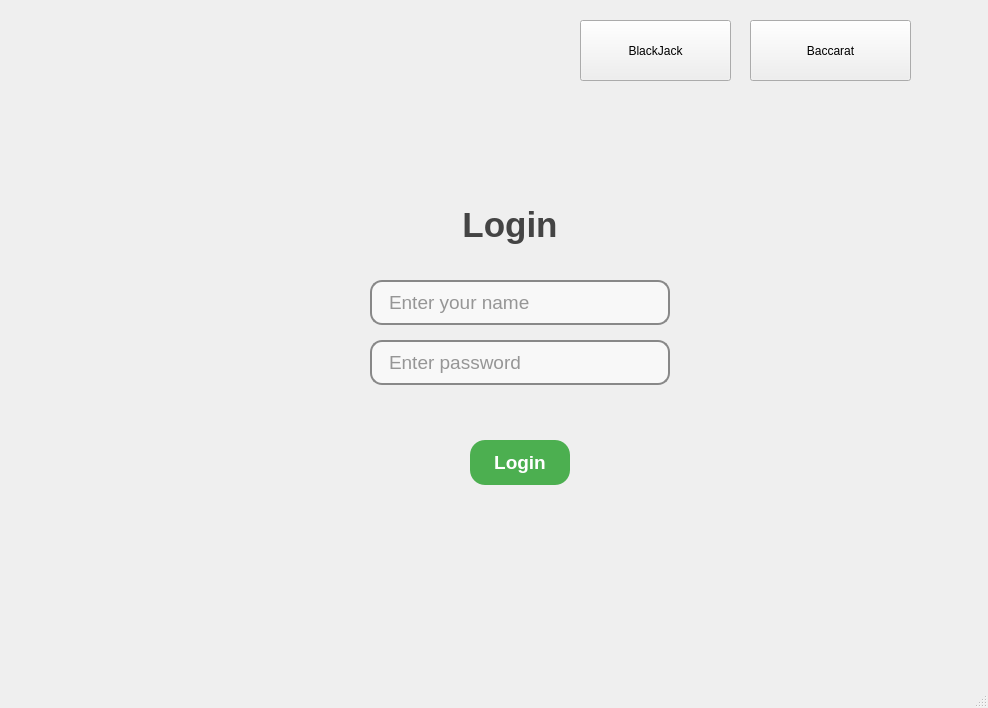
<?xml version="1.0" encoding="UTF-8"?>
<ui version="4.0">
 <class>MainWindow</class>
 <widget class="QMainWindow" name="MainWindow">
  <property name="geometry">
   <rect>
    <x>0</x>
    <y>0</y>
    <width>988</width>
    <height>708</height>
   </rect>
  </property>
  <property name="windowTitle">
   <string>Login</string>
  </property>
  <widget class="QWidget" name="centralwidget">
   <widget class="QLabel" name="label_background">
    <property name="geometry">
     <rect>
      <x>-40</x>
      <y>-310</y>
      <width>1171</width>
      <height>1081</height>
     </rect>
    </property>
    <property name="styleSheet">
     <string notr="true">background-image: url(:/1/de22afac-10dc-4fd0-9389-ab3bf04120f3.png);</string>
    </property>
    <property name="text">
     <string/>
    </property>
    <property name="scaledContents">
     <bool>true</bool>
    </property>
   </widget>
   <widget class="QLabel" name="label_title">
    <property name="geometry">
     <rect>
      <x>430</x>
      <y>200</y>
      <width>160</width>
      <height>50</height>
     </rect>
    </property>
    <property name="font">
     <font>
      <family>Segoe UI</family>
      <pointsize>26</pointsize>
      <weight>75</weight>
      <bold>true</bold>
     </font>
    </property>
    <property name="styleSheet">
     <string>color: #444444;</string>
    </property>
    <property name="text">
     <string>Login</string>
    </property>
    <property name="alignment">
     <set>Qt::AlignCenter</set>
    </property>
   </widget>
   <widget class="QLineEdit" name="lineEdit_name">
    <property name="geometry">
     <rect>
      <x>370</x>
      <y>280</y>
      <width>300</width>
      <height>45</height>
     </rect>
    </property>
    <property name="font">
     <font>
      <family>Segoe UI</family>
      <pointsize>14</pointsize>
     </font>
    </property>
    <property name="styleSheet">
     <string>
      border: 2px solid #888888;
      border-radius: 12px;
      padding-left: 15px;
      background-color: #f8f8f8;
      color: #333333;
     </string>
    </property>
    <property name="placeholderText">
     <string>Enter your name</string>
    </property>
   </widget>
   <widget class="QLineEdit" name="lineEdit_password">
    <property name="geometry">
     <rect>
      <x>370</x>
      <y>340</y>
      <width>300</width>
      <height>45</height>
     </rect>
    </property>
    <property name="font">
     <font>
      <family>Segoe UI</family>
      <pointsize>14</pointsize>
     </font>
    </property>
    <property name="styleSheet">
     <string>
      border: 2px solid #888888;
      border-radius: 12px;
      padding-left: 15px;
      background-color: #f8f8f8;
      color: #333333;
     </string>
    </property>
    <property name="echoMode">
     <enum>QLineEdit::Password</enum>
    </property>
    <property name="placeholderText">
     <string>Enter password</string>
    </property>
   </widget>
   <widget class="QPushButton" name="pushButton_login">
    <property name="geometry">
     <rect>
      <x>470</x>
      <y>440</y>
      <width>100</width>
      <height>45</height>
     </rect>
    </property>
    <property name="font">
     <font>
      <family>Segoe UI</family>
      <pointsize>14</pointsize>
      <weight>75</weight>
      <bold>true</bold>
     </font>
    </property>
    <property name="styleSheet">
     <string>
      QPushButton {
          background-color: #4CAF50;
          color: white;
          border-radius: 15px;
          border: none;
          transition: background-color 0.3s ease;
      }
      QPushButton:hover {
          background-color: #45a049;
      }
      QPushButton:pressed {
          background-color: #3e8e41;
      }
     </string>
    </property>
    <property name="text">
     <string>Login</string>
    </property>
   </widget>
   <widget class="QPushButton" name="pushButton">
    <property name="geometry">
     <rect>
      <x>580</x>
      <y>20</y>
      <width>151</width>
      <height>61</height>
     </rect>
    </property>
    <property name="styleSheet">
     <string notr="true">border-color: qlineargradient(spread:pad, x1:0, y1:0, x2:1, y2:0, stop:0 rgba(0, 0, 0, 255), stop:1 rgba(255, 255, 255, 255));
alternate-background-color: qlineargradient(spread:pad, x1:0, y1:0, x2:1, y2:0, stop:0 rgba(0, 0, 0, 255), stop:1 rgba(255, 255, 255, 255));
</string>
    </property>
    <property name="text">
     <string>BlackJack</string>
    </property>
   </widget>
   <widget class="QPushButton" name="pushButton_2">
    <property name="geometry">
     <rect>
      <x>750</x>
      <y>20</y>
      <width>161</width>
      <height>61</height>
     </rect>
    </property>
    <property name="text">
     <string>Baccarat</string>
    </property>
   </widget>
   <widget class="QLabel" name="label">
    <property name="geometry">
     <rect>
      <x>410</x>
      <y>390</y>
      <width>211</width>
      <height>41</height>
     </rect>
    </property>
    <property name="styleSheet">
     <string notr="true">color: qconicalgradient(cx:0.5, cy:0.5, angle:0, stop:0 rgba(35, 40, 3, 255), stop:0.16 rgba(136, 106, 22, 255), stop:0.225 rgba(166, 140, 41, 255), stop:0.285 rgba(204, 181, 74, 255), stop:0.345 rgba(235, 219, 102, 255), stop:0.415 rgba(245, 236, 112, 255), stop:0.52 rgba(209, 190, 76, 255), stop:0.57 rgba(187, 156, 51, 255), stop:0.635 rgba(168, 142, 42, 255), stop:0.695 rgba(202, 174, 68, 255), stop:0.75 rgba(218, 202, 86, 255), stop:0.815 rgba(208, 187, 73, 255), stop:0.88 rgba(187, 156, 51, 255), stop:0.935 rgba(137, 108, 26, 255), stop:1 rgba(35, 40, 3, 255));</string>
    </property>
    <property name="text">
     <string/>
    </property>
    <property name="buddy">
     <cstring>label</cstring>
    </property>
   </widget>
  </widget>
  <widget class="QMenuBar" name="menubar">
   <property name="geometry">
    <rect>
     <x>0</x>
     <y>0</y>
     <width>988</width>
     <height>24</height>
    </rect>
   </property>
  </widget>
  <widget class="QStatusBar" name="statusbar"/>
 </widget>
 <resources>
  <include location="../PycharmProjects/pythonProject3/fg.qrc"/>
 </resources>
 <connections/>
</ui>
